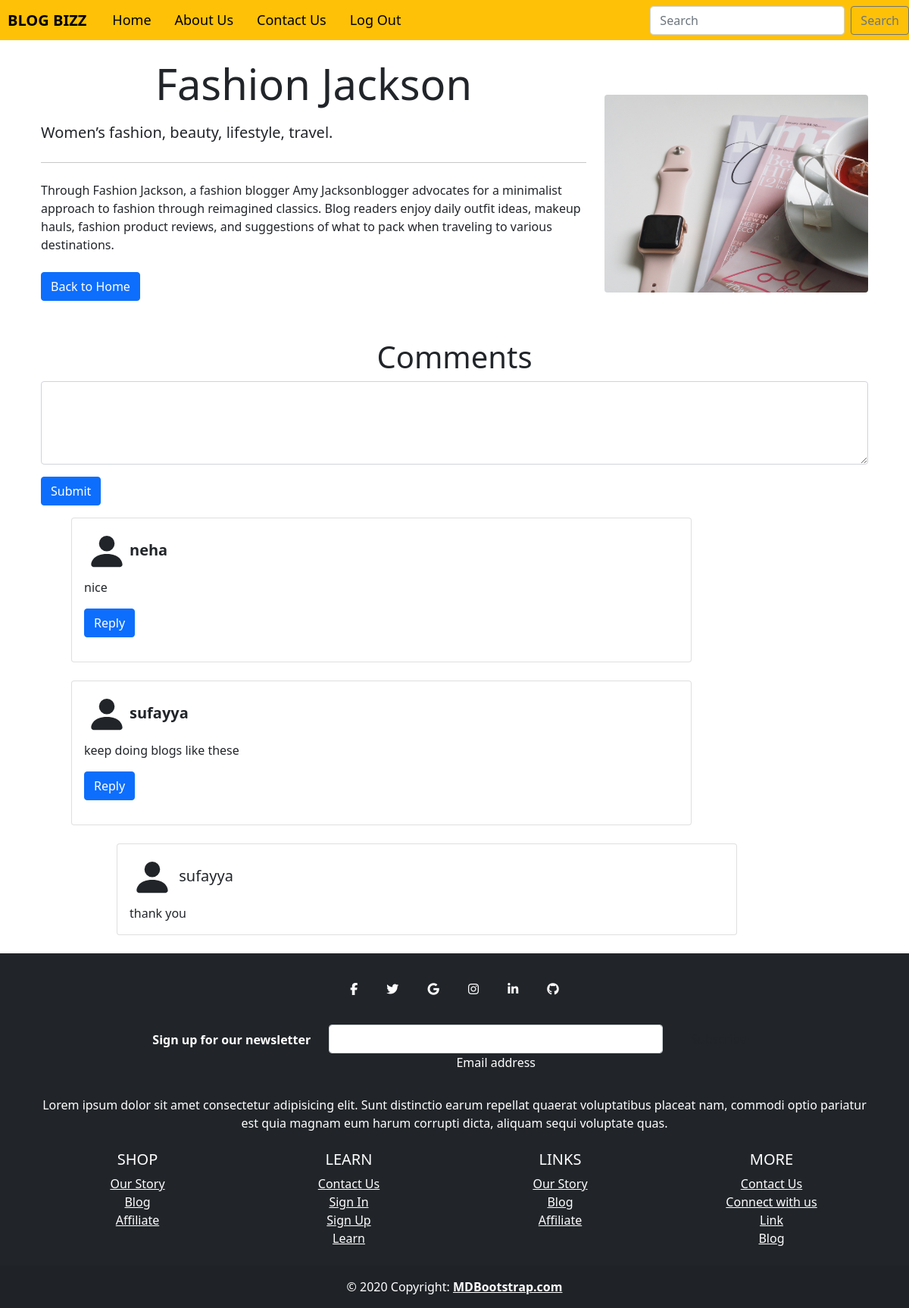
The page /blogcontent/2 on the database its author committed.
### blog_app/models.py (models this page shows, shortened)
class Blog(models.Model):
    name=models.CharField(max_length=100,default="")
    title=models.CharField(max_length=100,default="")
    short_desc=models.CharField(max_length=100,default="")
    content=models.TextField()
    thumbnail=models.ImageField(upload_to="blogimages")
    created_at=models.TimeField(auto_now_add=True)

class Comment(models.Model):
    blog=models.ForeignKey(Blog,on_delete=models.CASCADE)
    name=models.CharField(max_length=100)
    comment=models.TextField()
    created_at=models.TimeField(auto_now_add=True)

class Reply(models.Model):
    name=models.CharField(max_length=100,default="")
    reply=models.TextField()
    commentParent=models.ForeignKey(Comment,on_delete=models.CASCADE)
    created_at=models.TimeField(auto_now_add=True)

### blog_app/views.py (the view)
# urls.py: path('blogcontent/<int:id>',views.blogcontent,name="blogcontent"),
def blogcontent(request,id):
    blog=get_object_or_404(Blog,id=id)
    comment=Comment.objects.filter(blog=blog).order_by("-id")
    reply=Reply.objects.filter(commentParent__blog=blog)
    return render(request,"blogcontent.html",{'blog':blog,'comment':comment,'reply':reply})

### templates/blogcontent.html (shortened to what this page needs)
{%  extends "base.html" %}
{% block content %}
<head>
  <link rel="stylesheet" href="https://cdn.jsdelivr.net/npm/bootstrap@5.1.3/dist/css/bootstrap.min.css">
</head>
<div class="container mt-4 mb-4">
    <div class="row">
        <div class="col-md-8">
            <h1 class="display-4 mb-3">{{blog.title}}</h1>
            <p class="lead mb-2">{{blog.short_desc}}</p>
            <hr class="my-4">
            <p class="mb-4">{{blog.content}}</p>
            <a class="btn btn-primary" href="/home/">Back to Home</a>
        </div>
        <div class="col-md-4 mt-5">
            <img src="{{blog.thumbnail.url}}" alt="{{blog.title}}" class="img-fluid rounded float-md-right">
        </div>
    </div>
</div>
<section>
  <h1 style="margin-top: 50px;">Comments</h1>
    <div class="container">
      <form action="{% url 'comment' %}" method="post">{% csrf_token %}
        <div class="mb-3">
          <textarea class="form-control" name="comment" id="exampleFormControlTextarea1" rows="4" style="width: 100%;" required></textarea>
        </div>
        <div class="mb-3">
          <button class="btn btn-primary">Submit</button>
        </div>
      </form>
      {% for i in comment %}
      <div class="card w-75 mb-4 my-3" style="margin-left: 40px;">
            <div class="card-body">
              <h5 class="card-title">
                <svg xmlns="http://www.w3.org/2000/svg" width="60" height="55" fill="currentColor" class="bi bi-person-fill" viewBox="0 0 16 16">
                    <path d="M3 14s-1 0-1-1 1-4 6-4 6 3 6 4-1 1-1 1zm5-6a3 3 0 1 0 0-6 3 3 0 0 0 0 6"/>
                  </svg><strong>{{i.name}}</strong>
                  </h5>
              <p class="card-text">{{i.comment}}</p>
              <p>
                <a class="btn btn-primary" data-bs-toggle="collapse" href="#collapseExample{{i.id}}" role="button" aria-expanded="false" aria-controls="collapseExample{{i.id}}">
                  Reply
                </a>
              </p>
            </div>
        </div>
    </div>
    <div class="container">
      {% for rep in reply %}
      {% if rep.commentParent.id == i.id %}
      <div class="card w-75 mb-4 right">
        <div class="card-body">
          <h5 class="card-title">
            <svg xmlns="http://www.w3.org/2000/svg" width="60" height="55" fill="currentColor" class="bi bi-person-fill" viewBox="0 0 16 16">
              <path d="M3 14s-1 0-1-1 1-4 6-4 6 3 6 4-1 1-1 1zm5-6a3 3 0 1 0 0-6 3 3 0 0 0 0 6"/>
            </svg>
            {{rep.name}}</h5>
          <p class="card-text">{{rep.reply}}</p>
        </div>
      </div>
    </div>
    {% endif %}
    {% endfor %}
    {% endfor %}
</section>
{% endblock %}

### templates/base.html (shortened to what this page needs)
<!DOCTYPE html>
<html lang="en">
<head>
    <link href="https://cdn.jsdelivr.net/npm/bootstrap@5.3.2/dist/css/bootstrap.min.css" rel="stylesheet">
    <link rel="stylesheet" href="https://cdnjs.cloudflare.com/ajax/libs/font-awesome/6.5.1/css/all.min.css" />
</head>
<body>
    <nav class="navbar navbar-expand-lg bg-warning  position-sticky top-0 z-3">
          <a class="navbar-brand text-black" href="#"><b>BLOG BIZZ</b></a>
          <div class="collapse navbar-collapse" id="navbarSupportedContent">
            <ul class="navbar-nav me-auto mb-2 mb-lg-0">
              <li class="nav-item">
                <a class="nav-link  {% if request.resolver_match.url_name == 'home' %}active{% endif %}" aria-current="page" href="{% url 'home' %}">Home</a>
              </li>
              <li class="nav-item">
                <a class="nav-link {% if request.resolver_match.url_name == 'about' %}active{% endif %}" href="{% url 'about' %}">About Us</a>
              </li>
              <li class="nav-item">
                <a class="nav-link {% if request.resolver_match.url_name == 'contact' %}active{% endif %}" href="{% url 'contact' %}">Contact Us</a>
              </li>
              <li class="nav-item">
                <a class="nav-link" href="{% url 'logout' %}">Log Out</a>
              </li>
            </ul>
            <form class="d-flex" role="search">
              <input class="form-control me-2" type="search" placeholder="Search" aria-label="Search">
              <button class="btn btn-outline-secondary" type="submit">Search</button>
            </form>
          </div>
      </nav>
{% block content %}
{% endblock %}
<div>
<footer class="bg-dark text-white text-center">
    <div class="container p-4">
      <section class="mb-4">
        <a data-mdb-ripple-init class="btn btn-outline btn-floating m-1" href="#!" role="button"
          ><i class="fab fa-facebook-f text-white"></i
        ></a>
        <a data-mdb-ripple-init class="btn btn-outline btn-floating m-1" href="#!" role="button"
          ><i class="fab fa-twitter text-white"></i
        ></a>
        <a data-mdb-ripple-init class="btn btn-outline btn-floating m-1" href="#!" role="button"
          ><i class="fab fa-google text-white"></i
        ></a>
        <a data-mdb-ripple-init class="btn btn-outline btn-floating m-1" href="#!" role="button"
          ><i class="fab fa-instagram text-white"></i
        ></a>
        <a data-mdb-ripple-init class="btn btn-outline btn-floating m-1" href="#!" role="button"
          ><i class="fab fa-linkedin-in text-white"></i
        ></a>
        <a data-mdb-ripple-init class="btn btn-outline btn-floating m-1" href="#!" role="button"
          ><i class="fab fa-github text-white"></i
        ></a>
      </section>
      <section class="">
        <form action="">
          <div class="row d-flex justify-content-center">
            <div class="col-auto">
              <p class="pt-2">
                <strong>Sign up for our newsletter</strong>
              </p>
            </div>
            <div class="col-md-5 col-12">
              <div data-mdb-input-init class="form-outline mb-4">
                <input type="email" id="form5Example24" class="form-control" />
                <label class="form-label" for="form5Example24">Email address</label>
              </div>
            </div>
            <div class="col-auto">
              <button data-mdb-ripple-init type="submit" class="btn btn-outline mb-4">
              </button>
            </div>
          </div>
        </form>
      </section>
      <section class="mb-4">
        <p>
          Lorem ipsum dolor sit amet consectetur adipisicing elit. Sunt distinctio earum
          repellat quaerat voluptatibus placeat nam, commodi optio pariatur est quia magnam eum
          harum corrupti dicta, aliquam sequi voluptate quas.
        </p>
      </section>
      <section class="">
        <div class="row">
          <div class="col-lg-3 col-md-6 mb-4 mb-md-0">
            <h5 class="text-uppercase">Shop</h5>
            <ul class="list-unstyled mb-0">
              <li>
                <a class="text-white" href="#!">Our Story</a>
              </li>
              <li>
                <a class="text-white" href="#!">Blog</a>
              </li>
              <li>
                <a class="text-white" href="#!">Affiliate</a>
              </li>
            </ul>
          </div>
          <div class="col-lg-3 col-md-6 mb-4 mb-md-0">
            <h5 class="text-uppercase">Learn</h5>
            <ul class="list-unstyled mb-0">
              <li>
                <a class="text-white" href="#!">Contact Us</a>
              </li>
              <li>
                <a class="text-white" href="#!">Sign In</a>
              </li>
              <li>
                <a class="text-white" href="#!">Sign Up</a>
              </li>
              <li>
                <a class="text-white" href="#!">Learn</a>
              </li>
            </ul>
          </div>
          <div class="col-lg-3 col-md-6 mb-4 mb-md-0">
            <h5 class="text-uppercase">Links</h5>
            <ul class="list-unstyled mb-0">
              <li>
                <a class="text-white" href="#!">Our Story</a>
              </li>
              <li>
                <a class="text-white" href="#!">Blog</a>
              </li>
              <li>
                <a class="text-white" href="#!">Affiliate</a>
              </li>
            </ul>
          </div>
          <div class="col-lg-3 col-md-6 mb-4 mb-md-0">
            <h5 class="text-uppercase">More</h5>
            <ul class="list-unstyled mb-0">
              <li>
                <a class="text-white" href="#!">Contact Us</a>
              </li>
              <li>
                <a class="text-white" href="#!">Connect with us</a>
              </li>
              <li>
                <a class="text-white" href="#!">Link</a>
              </li>
              <li>
                <a class="text-white" href="#!">Blog</a>
              </li>
            </ul>
          </div>
        </div>
      </section>
    </div>
    <div class="text-center p-3" style="background-color: rgba(0, 0, 0, 0.05);">
      © 2020 Copyright:
      <a class="text-reset fw-bold" href="https://mdbootstrap.com/">MDBootstrap.com</a>
    </div>
  </footer>
</div>
</body>
</html>

### templates/base.html (style rules this page uses)
h1 { text-align: center; margin-top : 48px; }
nav { padding: 2px 0; height: 53px; }
nav a { color: black !important; font-weight: bolder; margin-right: 15px; transition: color 0.3s; padding: 8px 10px; text-decoration: none; }
.nav-item { font-size: 18px; }

### templates/blogcontent.html (style rules this page uses)
.right { margin-left: 100px; }

### rows shown on the page
Blog: title "Fashion Jackson", short_desc "Women’s fashion, beauty, lifestyle, travel.", content "Through Fashion Jackson, a fashion blogger Amy Jacksonblogger advocates for a minimalist approach to fashion through reimagined classics. Blog readers enjoy daily outfit ideas, makeup hauls, fashion product reviews, and suggestions of what to pack when traveling to various destinations.", thumbnail (picture)
Comment: name "neha", comment "nice"
Comment: name "sufayya", comment "keep doing blogs like these"
Reply: name "sufayya", reply "thank you"
